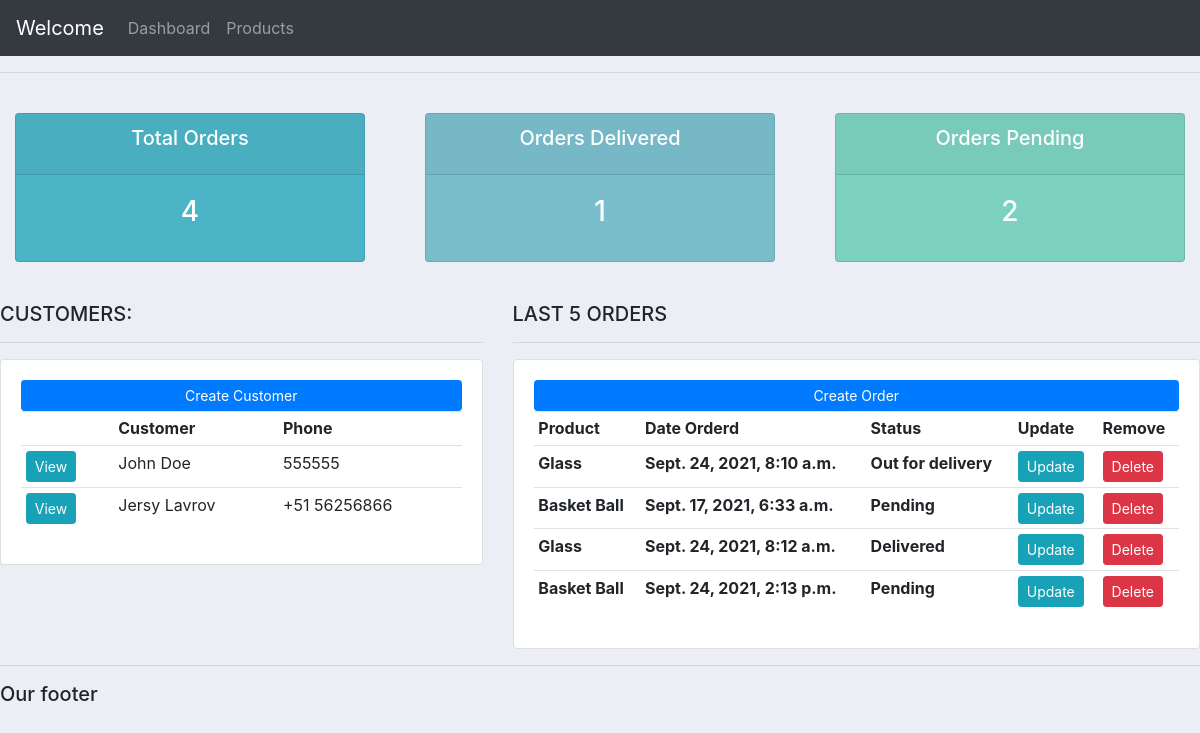
The page / on the database its author committed.
### accounts/models.py (models this page shows, shortened)
class Customer(models.Model):
	name=models.CharField(max_length=120,null=True)
	phone=models.CharField(max_length=120,null=True)
	email=models.CharField(max_length=120,null=True)
	date_created=models.DateTimeField(auto_now=True,null=True)

class order(models.Model):
	STATUS=(('Pending','Pending'),('Out for delivery','Out for delivery'),('Delivered','Delivered'))
	product=models.ForeignKey(Product,null=True,on_delete=models.SET_NULL)
	customer=models.ForeignKey(Customer,null=True,on_delete=models.SET_NULL)
	date_created=models.DateTimeField(auto_now=True,null=True)
	status=models.CharField(max_length=200,null=True,choices=STATUS)

class Product(models.Model):
	CATEGORY=(('indoor','indoor'),('outdoor','outdoor'))
	name=models.CharField(max_length=200,null=True)
	price=models.FloatField(null=True)
	category=models.CharField(max_length=200,null=True,choices=CATEGORY)
	description=models.CharField(max_length=200,null=True,blank=True)
	date_created=models.DateTimeField(auto_now=True,null=True)
	tags=models.ManyToManyField(Tag)
	def __str__(self):
		return self.name

### accounts/views.py (the view)
# urls.py: path('',views.home, name='home'),
def home(request):
	orders=order.objects.all()
	customer=Customer.objects.all()
	total_customers = customer.count()
	total_orders = orders.count()
	delivered = orders.filter(status = 'Delivered').count()
	pending = orders.filter(status = 'Pending').count()
	context={'orders':orders,'customer':customer,'total_customers':total_customers,
    'delivered':delivered,'pending':pending,'total_orders':total_orders}
	return render(request,'accounts/dashboard.html',context)

### accounts/templates/accounts/dashboard.html
{% extends 'accounts/main.html' %}
{% block content %}
{% include 'accounts/statuts.html' %}
	<br>
	<div class="row">
		<div class="col-md-5">
			<h5>CUSTOMERS:</h5>
			<hr>
			<div class="card card-body">
				<a class="btn btn-primary  btn-sm btn-block" href="">Create Customer</a>
				<table class="table table-sm">
					<tr>
						<th></th>
						<th>Customer</th>
						<th>Phone</th>
					</tr>
					{% for i in customer %}
                         <tr>
                         	<td><a class="btn btn-sm btn-info" href="{% url 'customer' i.id %}">View</a></td>
                         	<td>{{i.name}}</td>
                         	<td>{{i.phone}}</td>
                         </tr>
					{% endfor %}
				</table>
			</div>
		</div>
		<div class="col-md-7">
			<h5>LAST 5 ORDERS</h5>
			<hr>
			<div class="card card-body">
				<a class="btn btn-primary  btn-sm btn-block" href="{% url 'create_order' %}">Create Order</a>
				<table class="table table-sm">
					<tr>
						<th>Product</th>
						<th>Date Orderd</th>
						<th>Status</th>
						<th>Update</th>
						<th>Remove</th>
					</tr>
					{% for i in orders %}
					   <tr>
					   	   <th>{{i.product}}</th>
					   	   <th>{{i.date_created}}</th>
					   	   <th>{{i.status}}</th>
					   	   <th><a class="btn btn-sm btn-info" href="{% url 'update_order' i.id %}">Update</a></th>
					   	   <th><a class="btn btn-sm btn-danger" href="{% url 'delete_order' i.id %}">Delete</a></th>
					   </tr>
					{% endfor %}
				</table>
			</div>
		</div>
	</div>
{% endblock %}

### accounts/templates/accounts/main.html (shortened to what this page needs)
{% load static %}
<!DOCTYPE html>
<html>
<head>
	<link rel="stylesheet" href="https://stackpath.bootstrapcdn.com/bootstrap/4.3.1/css/bootstrap.min.css">
   <link rel="stylesheet" type="text/css" href="{% static '/css/main.css'%}">
</head>
<body>
    {% include 'accounts/navbar.html' %}
    <hr>
    {% block content %}
    {% endblock %}
    <hr>
    <h5>Our footer</h5>
</body>
</html>

### accounts/templates/accounts/navbar.html (shortened to what this page needs)
<nav class="navbar navbar-expand-lg navbar-dark bg-dark">
  <a class="navbar-brand" href="#">Welcome</a>
  <div class="collapse navbar-collapse" id="navbarNav">
    <ul class="navbar-nav">
      <li class="nav-item">
        <a class="nav-link" href="{% url 'home' %}">Dashboard</a>
      </li>
      <li class="nav-item">
        <a class="nav-link" href="{% url 'products' %}">Products</a>
      </li>
    </ul>
  </div>
</nav>

### accounts/templates/accounts/statuts.html
<br>
<div class="row">
	<div class="col">
		<div class="col-md">
			<div class="card text-center text-white  mb-3" id="total-orders">
			  	<div class="card-header">
			  		<h5 class="card-title">Total Orders</h5>
			  	</div>
			  	<div class="card-body">
			    	<h3 class="card-title">{{total_orders}}</h3>
			  	</div>
			</div>
		</div>
	</div>
	<div class="col">
		<div class="col-md">
			<div class="card text-center text-white  mb-3" id="orders-delivered">
			  	<div class="card-header">
			  		<h5 class="card-title">Orders Delivered</h5>
			  	</div>
			  	<div class="card-body">
			    	<h3 class="card-title">{{delivered}}</h3>
			  	</div>
			</div>
		</div>
	</div>
	<div class="col">
		<div class="col-md">
			<div class="card text-center text-white  mb-3" id="orders-pending">
			  	<div class="card-header">
			  		<h5 class="card-title">Orders Pending</h5>
			  	</div>
			  	<div class="card-body">
			    	<h3 class="card-title">{{pending}}</h3>
			  	</div>
			</div>
		</div>
	</div>
</div>

### static/css/main.css (style rules this page uses)
body { background-color: #ebeff5; }
#total-orders { background-color: #4cb4c7; }
#orders-delivered { background-color: #7abecc; }
#orders-pending { background-color: #7CD1C0; }

### rows shown on the page
Customer: name "John Doe", phone "555555"
Customer: name "Jersy Lavrov", phone "+51 56256866"
order: product "Glass", date_created "Sept. 24, 2021, 8:10 a.m.", status "Out for delivery"
order: product "Basket Ball", date_created "Sept. 17, 2021, 6:33 a.m.", status "Pending"
order: product "Glass", date_created "Sept. 24, 2021, 8:12 a.m.", status "Delivered"
order: product "Basket Ball", date_created "Sept. 24, 2021, 2:13 p.m.", status "Pending"

### other values the page prints
{{ total_orders }} "4"
{{ delivered }} "1"
{{ pending }} "2"
